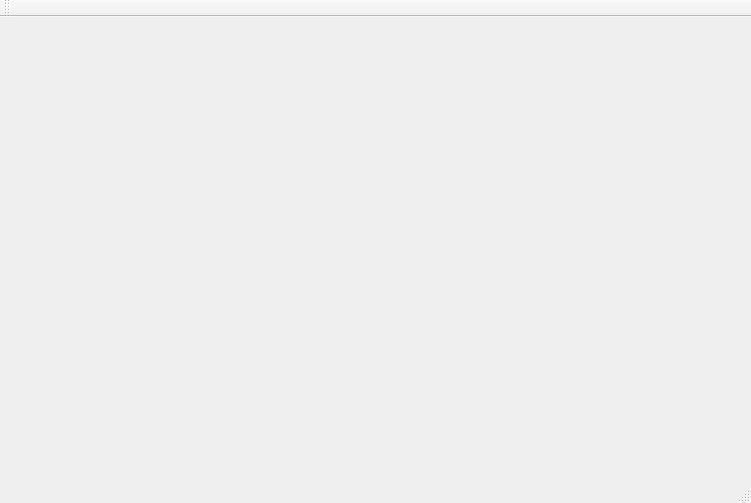
<?xml version="1.0" encoding="UTF-8"?>
<ui version="4.0">
 <class>MainWindow</class>
 <widget class="QMainWindow" name="MainWindow">
  <property name="geometry">
   <rect>
    <x>0</x>
    <y>0</y>
    <width>751</width>
    <height>503</height>
   </rect>
  </property>
  <property name="windowTitle">
   <string>MainWindow</string>
  </property>
  <widget class="QWidget" name="centralWidget"/>
  <widget class="QMenuBar" name="menuBar">
   <property name="geometry">
    <rect>
     <x>0</x>
     <y>0</y>
     <width>751</width>
     <height>22</height>
    </rect>
   </property>
  </widget>
  <widget class="QToolBar" name="mainToolBar">
   <attribute name="toolBarArea">
    <enum>TopToolBarArea</enum>
   </attribute>
   <attribute name="toolBarBreak">
    <bool>false</bool>
   </attribute>
  </widget>
  <widget class="QStatusBar" name="statusBar"/>
 </widget>
 <layoutdefault spacing="6" margin="11"/>
 <resources/>
 <connections/>
</ui>
